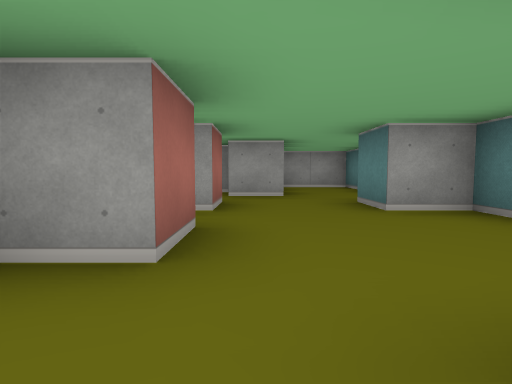
View 1 (above)

18 first-person views from a walk through a cub3D level. The camera is about half as high as the walls, tilts 4° down and sees 80° across. The floor is counted in squares. Each view is taken from the middle of a square. On the plan, view 1 faces up. The plan holds only what a view shows up to about 9 squares ahead; the rest is blank.

View 2
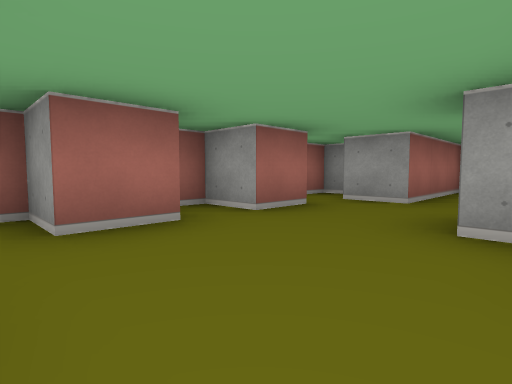

View 3
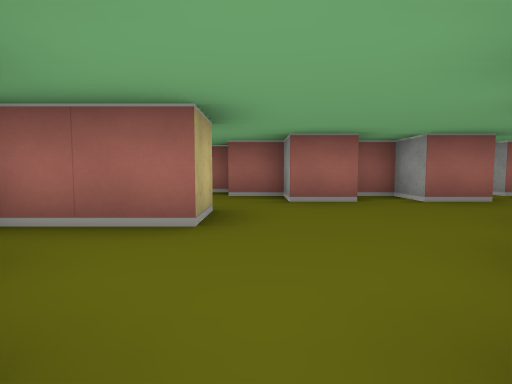

View 4
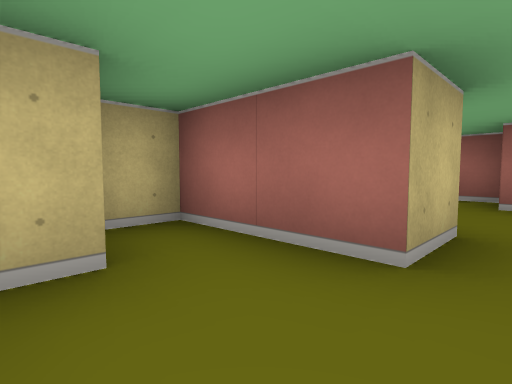

View 5
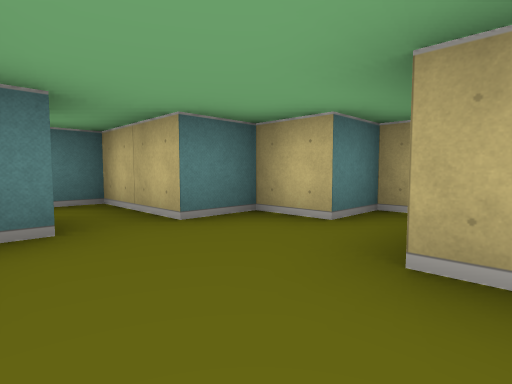

View 6
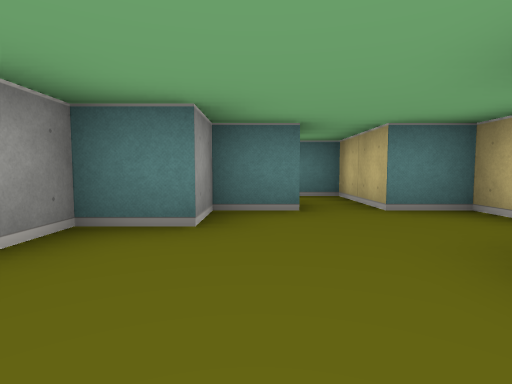

View 7
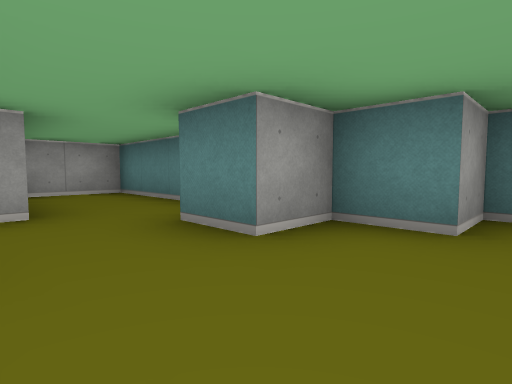

View 8
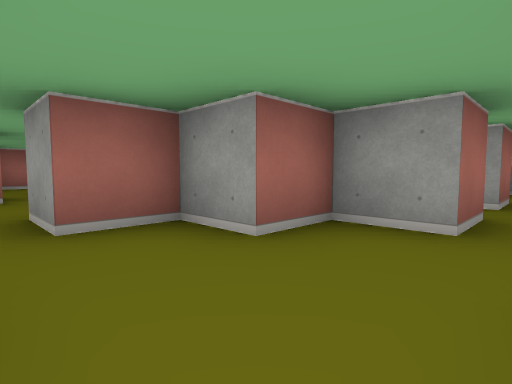

View 9
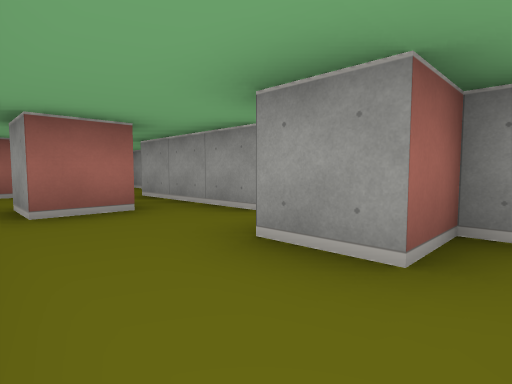

View 10
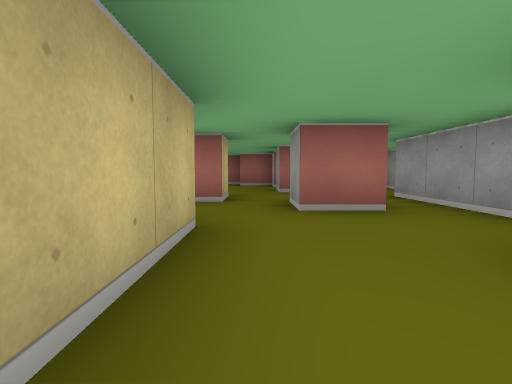

View 11
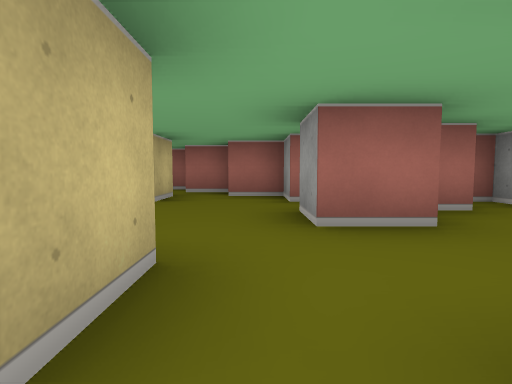

View 12
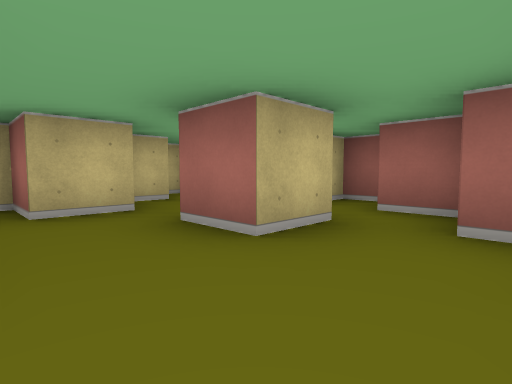

View 13
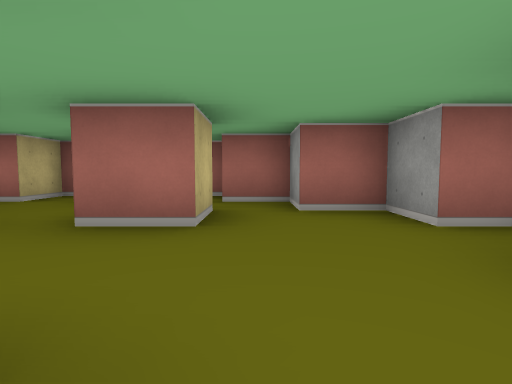

View 14
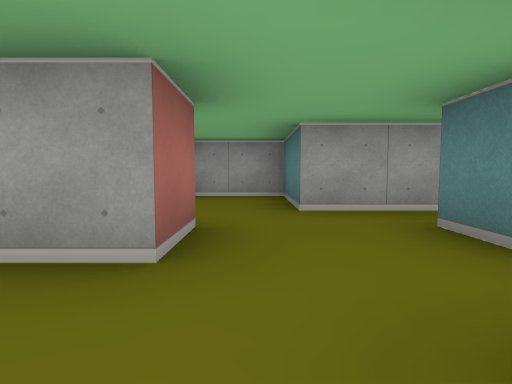

View 15
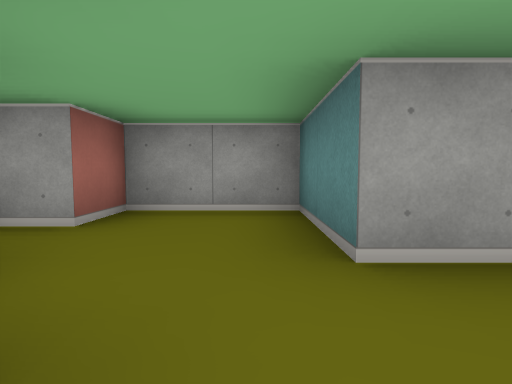

View 16
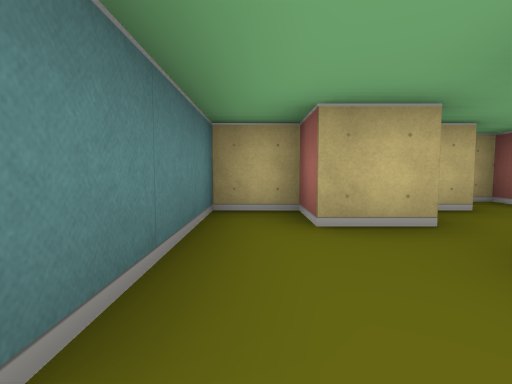

View 17
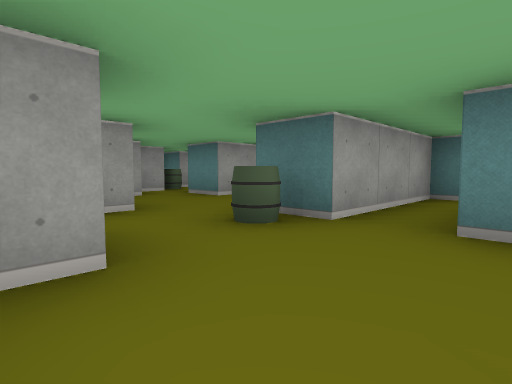

View 18
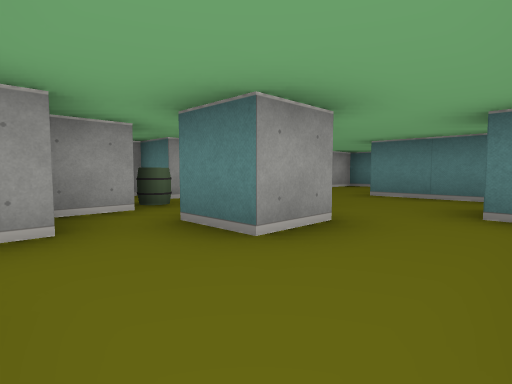

### Floor plan
Ten units are one square. View 1 is at (0, 0); x grows to the right and y downward. Boxes are objects, and circles mark ways between rooms. Rooms are numbered by the first view taken in them; rooms with no view inside come last. Other rooms are left out.
<svg viewBox="-140 -90 195 170">
<path fill="none" stroke="#000" d="M-5 -26 -5 -15 -15 -15 -15 -5M5 12 5 -5 15 -5 15 15 25 15 25 5 35 5 35 -5 45 -5M35 -14 35 -25 25 -25 25 -35 15 -35M-5 -35 -15 -35 -15 -28M-25 -5 -25 5M-75 25 -65 25 -65 30M-65 12 -65 5M-85 4 -85 15 -95 15M-55 4 -55 15 -65 15M-45 35 -45 25 -25 25M-105 15 -115 15 -115 25 -125 25 -125 35M-95 -6 -95 2M-44 -5 -75 -5 -75 -25 -95 -25 -95 -15 -105 -15 -105 -11M-25 5 -35 5 -35 -5M-116 35 -105 35 -105 45M-35 -15 -44 -15M-106 55 -95 55 -95 65 -85 65 -85 35M-15 -5 -25 -5M-116 65 -109 65M-135 35 -135 45 -131 45M-135 65 -125 65 -125 75 -120 75M-64 35 -70 35M25 -61 25 -85 5 -85 5 -55 -5 -55M-5 -65 -15 -65 -15 -55M-5 -46 -5 -35M15 -35 15 -45"/>
<rect x="-55" y="25" width="10" height="10" fill="#bbb"><title>barrel</title></rect>
<rect x="-35" y="-25" width="10" height="10" fill="#bbb"><title>barrel</title></rect>
<circle cx="-5" cy="0" r="3" fill="#2a7"/>
<circle cx="5" cy="-40" r="3" fill="#2a7"/>
<circle cx="-55" cy="30" r="3" fill="#2a7"/>
<text x="10" y="-10">1</text>
<text x="-70" y="20">2</text>
<text x="-60" y="50">3</text>
<text x="10" y="-60">4</text>
</svg>
Room 1 opens to room 2. Room 1 opens to room 4. Room 2 opens to room 3.

Where each view was taken, in squares from view 1:
view 1: 0 up, 0 right, facing up
view 2: 1 up, 2 right, facing up-left
view 3: 1 up, 4 right, facing left
view 4: 1 up, 3 right, facing down-left
view 5: 2 up, 1 right, facing down-right
view 6: 2 up, 0 right, facing right
view 7: 2 up, 0 right, facing up-right
view 8: 1 down, 0 right, facing up-left
view 9: 2 down, 2 left, facing up-left
view 10: 2 down, 2 left, facing left
view 11: 2 down, 6 left, facing left
view 12: 2 down, 9 left, facing down-left
view 13: 3 down, 8 left, facing left
view 14: 3 down, 8 left, facing up
view 15: 1 down, 8 left, facing up
view 16: 3 down, 9 left, facing down
view 17: 5 down, 7 left, facing up-right
view 18: 2 down, 5 left, facing up-right
